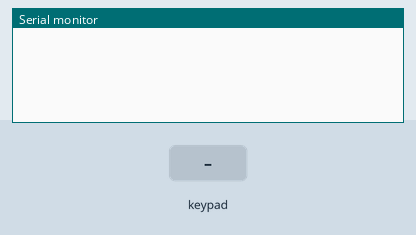
A sketch run on a simulated Arduino Uno, built with avr-gcc and run on an emulated ATmega328P. On the bench: the last lines printed to the serial monitor. Wiring (inferred from the names in the program): 4×4 keypad with keys 1 2 3 A 4 5 6 B 7 8 9 C * 0 # D: rows pin 5, pin 4, pin 3, pin 2; columns pin 9, pin 8, pin 7, pin 6. Inputs (shaded band) come from the test bench.

Above: at 1.2 s.
1.3 s: key '1' pressed
At 2.5 s:
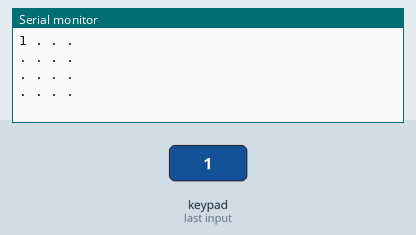
2.8 s: keypad keys 9 8 7 6 # pressed 0.4 s apart
At 5.0 s:
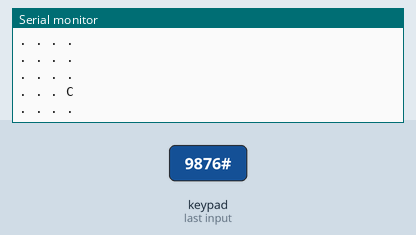
6.3 s: key 'A' pressed
At 7.5 s:
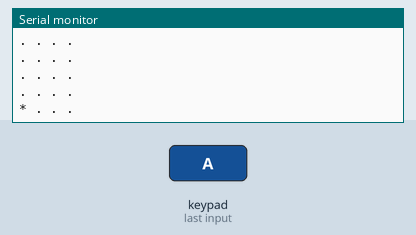
7.8 s: keypad keys 9 8 7 6 * pressed 0.4 s apart
At 8.07 s:
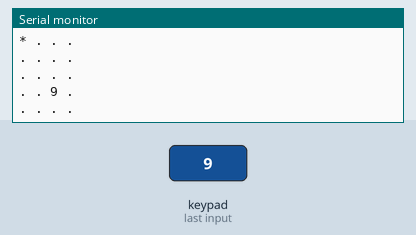
11.3 s: key 'C' pressed
At 12.5 s:
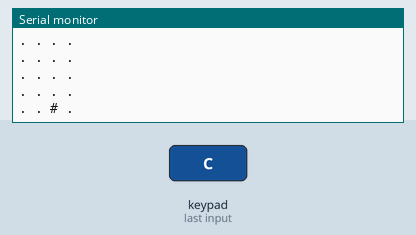
12.8 s: keypad keys 9 8 7 6 D pressed 0.4 s apart
At 15.0 s:
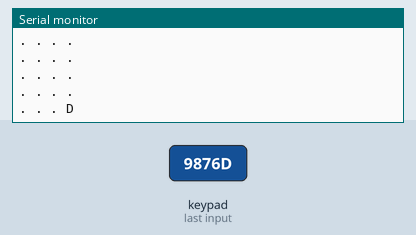
Timing chart, 0 to 16.5 s (numbered marks = the images above; inputs shaded):
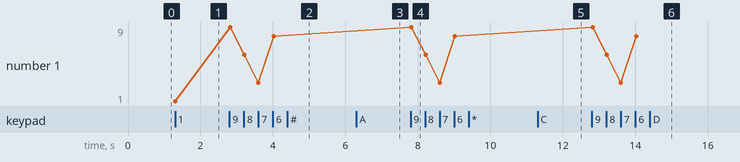

The sketch:

CH_34_01.ino
```cpp
int rowPins[4] = { 9, 8, 7, 6 };    // 행 연결 핀
int colPins[4] = { 5, 4, 3, 2 };    // 열 연결 핀
char key_value[][4] = {     // 각 버튼의 키값
  '1', '2', '3', 'A', '4', '5', '6', 'B',
  '7', '8', '9', 'C', '*', '0', '#', 'D'
};

// 16개 버튼의 상태를 16비트 변수에 저장
uint16_t key_state_previous = 0, key_state_current;

void setup() {
  for (int i = 0; i < 4; i++) {
    pinMode(rowPins[i], INPUT_PULLUP);  // 행 핀은 내부 풀업 저항 사용
    pinMode(colPins[i], INPUT);   // 열 핀은 하이 임피던스 상태로 설정
  }

  Serial.begin(9600);
}

void loop() {
  key_state_current = 0;
  for (int col = 0; col < 4; col++) {
    pinMode(colPins[col], OUTPUT);  // 선택한 열만 출력으로 설정
    digitalWrite(colPins[col], LOW);  // 선택한 열만 LOW 출력

    for (int row = 0; row < 4; row++) {
      // 각 행의 버튼 상태 읽기
      boolean press = !digitalRead(rowPins[row]); // 각 행의 버튼 상태 읽기
      if (press) {        // 16비트 변수에 16개 버튼 상태 저장
        key_state_current |= (1 << (col * 4 + row));
      }
    }
    pinMode(colPins[col], INPUT);   // 선택한 열을 하이 임피던스 상태로 설정
  }

  if (key_state_current != key_state_previous) {  // 버튼을 누른 상태가 바뀐 경우
    key_state_previous = key_state_current;
    if (key_state_current != 0) {   // 버튼을 모두 떼는 경우는 출력하지 않음
      print_key_state(key_state_current);
    }
  }
}

void print_key_state(uint16_t key_state) {
  for (int row = 0; row < 4; row++) {
    for (int col = 0; col < 4; col++) {
      boolean press = (key_state >> (col * 4 + row)) & 1;
      if (press) {        // 눌러진 키는 키값 출력
        Serial.print(String(key_value[row][col]) + ' ');
      }
      else {          // 누르지 않은 키
        Serial.print(". ");
      }
    }
    Serial.println();
  }
  Serial.println();
}
```

Measured:
- after the input at 1.3 s, the serial monitor: prints a new line at once (image 1)
- after the input at 2.8 s, the serial monitor: prints a new line at once (image 2)
- after the input at 6.3 s, the serial monitor: prints a new line at once (image 3)
- after the input at 7.8 s, the serial monitor: prints a new line at once (image 4)
- after the input at 11.3 s, the serial monitor: prints a new line at once (image 5)
- after the input at 12.8 s, the serial monitor: prints a new line at once (image 6)
- plotted number 1: 1 → 8 after the input at 2.8 s
